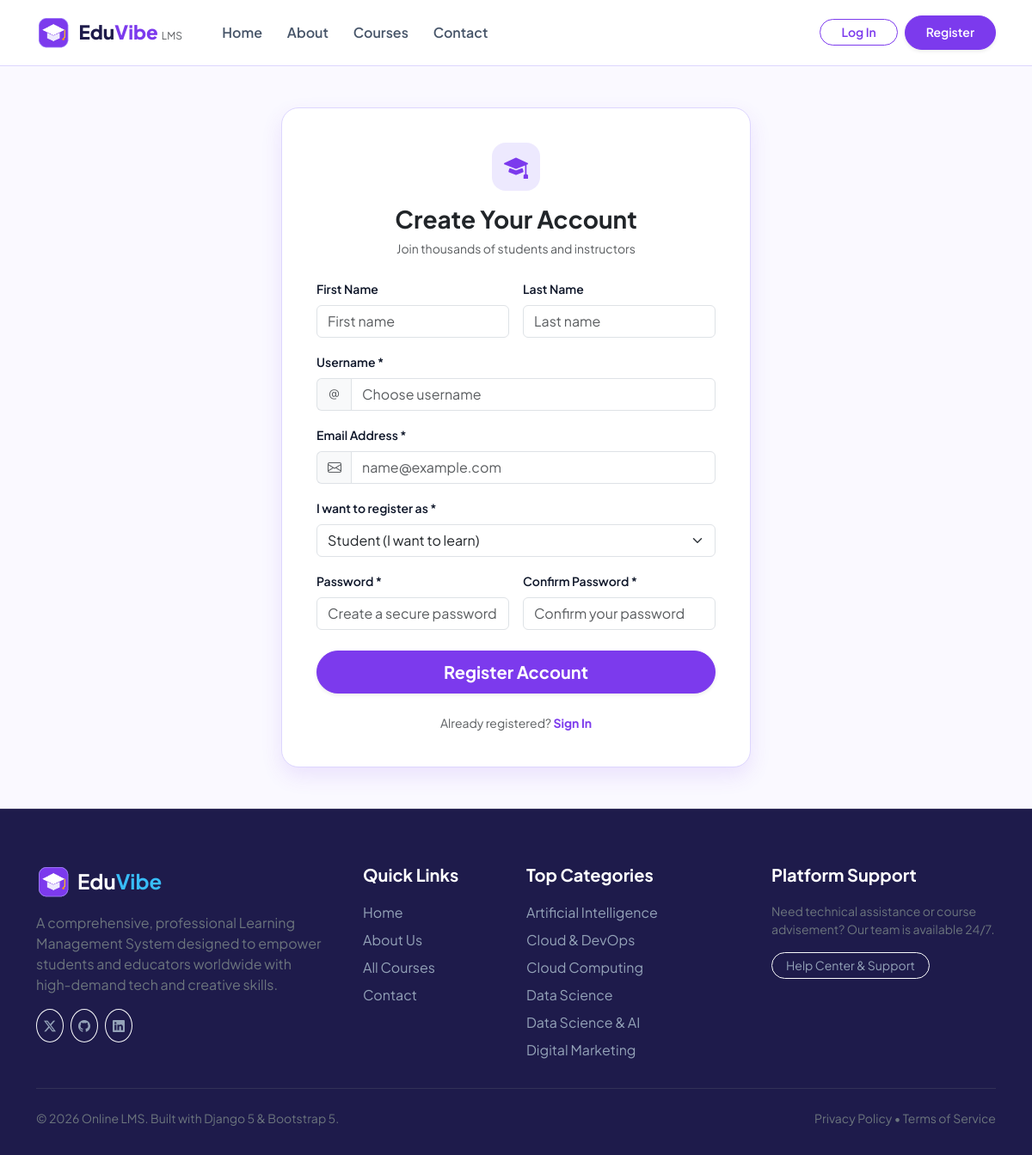
Screenshot of /register/ with the database file from the repository.
### online_app/models.py (models this page shows, shortened)
class Category(models.Model):
    name = models.CharField(max_length=100)
    slug = models.SlugField(unique=True, blank=True)
    icon = models.CharField(max_length=60, default='bi-code-slash', help_text="Bootstrap icon class name")
    description = models.TextField(blank=True)
    image = models.ImageField(upload_to='categories/', blank=True, null=True)
    image_static = models.CharField(max_length=255, blank=True, default='')
    class Meta:
        verbose_name_plural = 'Categories'
        ordering = ['name']

### online_app/views.py (the view)
# urls.py: path('register/', views.user_register, name='register'),
def user_register(request):
    if request.user.is_authenticated:
        return redirect('student_dashboard')
    if request.method == 'POST':
        form = UserRegistrationForm(request.POST)
        if form.is_valid():
            user = form.save(commit=False)
            user.set_password(form.cleaned_data['password'])
            user.save()
            role = form.cleaned_data.get('role', 'student')
            user.profile.role = role
            user.profile.save()
            login(request, user)
            messages.success(request, f"Welcome to Online LMS, {user.first_name or user.username}! Your account has been created.")
            if role == 'instructor':
                return redirect('instructor_dashboard')
            return redirect('student_dashboard')
        else:
            messages.error(request, "Please fix the errors below.")
    else:
        form = UserRegistrationForm()
    return render(request, 'online_app/register.html', {'form': form})

### online_app/views.py (called while the page is built)
def global_categories_processor(request):
    return {
        'nav_categories': Category.objects.all()[:6]
    }

### online_app/templates/online_app/register.html (shortened to what this page needs)
{% extends 'online_app/base.html' %}
{% load static %}
{% block extra_css %}
<link rel="stylesheet" href="{% static 'online_app/css/auth.css' %}">
{% endblock %}
{% block content %}
<div class="container py-5">
  <div class="row justify-content-center">
    <div class="col-md-8 col-lg-6">
      <div class="auth-card">
        <div class="text-center mb-4">
          <div class="auth-header-icon">
            <i class="bi bi-mortarboard-fill"></i>
          </div>
          <h3 class="fw-bold text-dark">Create Your Account</h3>
          <p class="text-muted small">Join thousands of students and instructors</p>
        </div>
        <form method="POST" novalidate>
          <div class="row g-3">
            <div class="col-md-6">
              <label class="form-label fw-semibold small">First Name</label>
              {{ form.first_name }}
            </div>
            <div class="col-md-6">
              <label class="form-label fw-semibold small">Last Name</label>
              {{ form.last_name }}
            </div>
            <div class="col-12">
              <label class="form-label fw-semibold small">Username *</label>
              <div class="input-group">
                <span class="input-group-text bg-light border-end-0 text-muted"><i class="bi bi-at"></i></span>
                {{ form.username }}
              </div>
            </div>
            <div class="col-12">
              <label class="form-label fw-semibold small">Email Address *</label>
              <div class="input-group">
                <span class="input-group-text bg-light border-end-0 text-muted"><i class="bi bi-envelope"></i></span>
                {{ form.email }}
              </div>
            </div>
            <div class="col-12">
              <label class="form-label fw-semibold small">I want to register as *</label>
              {{ form.role }}
            </div>
            <div class="col-md-6">
              <label class="form-label fw-semibold small">Password *</label>
              {{ form.password }}
            </div>
            <div class="col-md-6">
              <label class="form-label fw-semibold small">Confirm Password *</label>
              {{ form.password_confirm }}
            </div>
            <div class="col-12 mt-4">
              <button type="submit" class="btn btn-primary btn-lg w-100 rounded-pill fw-bold shadow-sm">
                Register Account
              </button>
            </div>
          </div>
        </form>
        <div class="text-center mt-4">
          <p class="text-muted small mb-0">
            Already registered? <a href="{% url 'login' %}" class="fw-bold text-decoration-none" style="color: var(--purple-primary);">Sign In</a>
          </p>
        </div>
      </div>
    </div>
  </div>
</div>
{% endblock %}

### online_app/templates/online_app/base.html (shortened to what this page needs)
{% load static %}
<!DOCTYPE html>
<html lang="en">
<head>
  <link href="https://cdn.jsdelivr.net/npm/bootstrap@5.3.3/dist/css/bootstrap.min.css" rel="stylesheet">
  <link rel="stylesheet" href="https://cdn.jsdelivr.net/npm/bootstrap-icons@1.11.3/font/bootstrap-icons.min.css">
  <link rel="stylesheet" href="{% static 'online_app/css/style.css' %}">
  {% block extra_css %}{% endblock %}
</head>
<body>
  <nav class="navbar navbar-expand-lg navbar-lms">
    <div class="container">
      <a class="navbar-brand" href="{% url 'home' %}">
        <img src="{% static 'online_app/images/logo/logo.png' %}" alt="LMS Logo" class="brand-logo-img">
        <span>Edu<span style="color: var(--purple-primary);">Vibe</span> <small class="fw-normal text-muted" style="font-size: 0.75rem;">LMS</small></span>
      </a>
      <div class="collapse navbar-collapse" id="navbarLmsNav">
        <ul class="navbar-nav me-auto mb-2 mb-lg-0 ms-lg-3">
          <li class="nav-item">
            <a class="nav-link {% if request.resolver_match.url_name == 'home' %}active{% endif %}" href="{% url 'home' %}">Home</a>
          </li>
          <li class="nav-item">
            <a class="nav-link {% if request.resolver_match.url_name == 'about' %}active{% endif %}" href="{% url 'about' %}">About</a>
          </li>
          <li class="nav-item">
            <a class="nav-link {% if request.resolver_match.url_name == 'courses' or request.resolver_match.url_name == 'course_detail' %}active{% endif %}" href="{% url 'courses' %}">Courses</a>
          </li>
          <li class="nav-item">
            <a class="nav-link {% if request.resolver_match.url_name == 'contact' %}active{% endif %}" href="{% url 'contact' %}">Contact</a>
          </li>
        </ul>
        <ul class="navbar-nav ms-auto align-items-lg-center gap-2">
          {% if user.is_authenticated %}
            {% if user.profile.is_instructor %}
              <li class="nav-item">
                <a class="btn btn-lavender btn-sm rounded-pill px-3" href="{% url 'instructor_dashboard' %}">
                  <i class="bi bi-person-video3 me-1"></i> Instructor Portal
                </a>
              </li>
            {% endif %}
            <li class="nav-item">
              <a class="nav-link" href="{% url 'student_dashboard' %}">
                <i class="bi bi-speedometer2 me-1"></i> Dashboard
              </a>
            </li>
            <li class="nav-item">
              <a class="nav-link" href="{% url 'my_courses' %}">
                <i class="bi bi-journal-check me-1"></i> My Courses
              </a>
            </li>
            <li class="nav-item dropdown">
              <a class="nav-link dropdown-toggle d-flex align-items-center gap-2" href="#" id="userMenuDropdown" role="button" data-bs-toggle="dropdown" aria-expanded="false">
                <img src="{{ user.profile.get_avatar_url }}" alt="{{ user.username }}" class="rounded-circle border" width="34" height="34" style="object-fit: cover;">
                <span class="d-none d-lg-inline fw-semibold text-dark">{{ user.first_name|default:user.username }}</span>
              </a>
              <ul class="dropdown-menu dropdown-menu-end shadow border-0 rounded-3 mt-2" aria-labelledby="userMenuDropdown">
                <li class="px-3 py-2 border-bottom">
                  <p class="mb-0 fw-bold">{{ user.get_full_name|default:user.username }}</p>
                  <small class="text-muted">{{ user.email|default:user.profile.get_role_display }}</small>
                </li>
                <li><a class="dropdown-item py-2" href="{% url 'profile' %}"><i class="bi bi-person-gear me-2 text-primary"></i>Profile Settings</a></li>
                <li><a class="dropdown-item py-2" href="{% url 'certificates' %}"><i class="bi bi-award me-2 text-warning"></i>My Certificates</a></li>
                {% if user.is_staff %}
                  <li><a class="dropdown-item py-2" href="/admin/" target="_blank"><i class="bi bi-shield-lock me-2 text-info"></i>Admin Panel</a></li>
                {% endif %}
                <li><hr class="dropdown-divider"></li>
                <li><a class="dropdown-item py-2 text-danger" href="{% url 'logout' %}"><i class="bi bi-box-arrow-right me-2"></i>Sign Out</a></li>
              </ul>
            </li>
          {% else %}
            <li class="nav-item">
              <a class="btn btn-outline-primary rounded-pill px-4 btn-sm" href="{% url 'login' %}">Log In</a>
            </li>
            <li class="nav-item">
              <a class="btn btn-primary rounded-pill px-4 btn-sm shadow-sm" href="{% url 'register' %}">Register</a>
            </li>
          {% endif %}
        </ul>
      </div>
    </div>
  </nav>
  <main>
    {% block content %}{% endblock %}
  </main>
  <footer class="footer-lms">
    <div class="container">
      <div class="row g-4">
        <div class="col-lg-4 col-md-6">
          <div class="d-flex align-items-center gap-2 mb-3">
            <img src="{% static 'online_app/images/logo/logo.png' %}" alt="Logo" class="brand-logo-img">
            <span class="h4 text-white fw-bold mb-0">Edu<span style="color: var(--blue-primary);">Vibe</span></span>
          </div>
          <p class="text-secondary pe-lg-4">
            A comprehensive, professional Learning Management System designed to empower students and educators worldwide with high-demand tech and creative skills.
          </p>
          <div class="d-flex gap-2 mt-3">
            <a href="#" class="btn btn-outline-light btn-sm rounded-circle p-2"><i class="bi bi-twitter-x"></i></a>
            <a href="#" class="btn btn-outline-light btn-sm rounded-circle p-2"><i class="bi bi-github"></i></a>
            <a href="#" class="btn btn-outline-light btn-sm rounded-circle p-2"><i class="bi bi-linkedin"></i></a>
          </div>
        </div>
        <div class="col-lg-2 col-md-6 col-6">
          <h5>Quick Links</h5>
          <ul class="list-unstyled mb-0">
            <li class="mb-2"><a href="{% url 'home' %}">Home</a></li>
            <li class="mb-2"><a href="{% url 'about' %}">About Us</a></li>
            <li class="mb-2"><a href="{% url 'courses' %}">All Courses</a></li>
            <li class="mb-2"><a href="{% url 'contact' %}">Contact</a></li>
          </ul>
        </div>
        <div class="col-lg-3 col-md-6 col-6">
          <h5>Top Categories</h5>
          <ul class="list-unstyled mb-0">
            {% for cat in nav_categories %}
              <li class="mb-2"><a href="{% url 'courses' %}?category={{ cat.slug }}">{{ cat.name }}</a></li>
            {% empty %}
              <li class="mb-2"><a href="{% url 'courses' %}">Web Development</a></li>
              <li class="mb-2"><a href="{% url 'courses' %}">Data Science & AI</a></li>
            {% endfor %}
          </ul>
        </div>
        <div class="col-lg-3 col-md-6">
          <h5>Platform Support</h5>
          <p class="text-secondary small">Need technical assistance or course advisement? Our team is available 24/7.</p>
          <a href="{% url 'contact' %}" class="btn btn-outline-light btn-sm rounded-pill px-3">Help Center &amp; Support</a>
        </div>
      </div>
      <div class="pt-4 mt-4 border-top border-secondary border-opacity-25 d-flex flex-column flex-md-row justify-content-between align-items-center gap-2 text-secondary small">
        <p class="mb-0">&copy; 2026 Online LMS. Built with Django 5 &amp; Bootstrap 5.</p>
        <div>
          <span>Privacy Policy</span> • <span>Terms of Service</span>
        </div>
      </div>
    </div>
  </footer>
</body>
</html>

### online_app/static/online_app/css/style.css (style rules this page uses)
:root { --lavender-light: #F5F3FF; --lavender: #EDE9FE; --lavender-dark: #DDD6FE; --purple-soft: #8B5CF6; --purple-primary: #7C3AED; --purple-dark: #6D28D9; --blue-light: #E0F2FE; --blue-primary: #38BDF8; --blue-dark: #0284C7; --navy-text: #0F172A; --navy-dark: #1E1B4B; --text-muted: #64748B; --light-bg: #FAF9FF; --white: #FFFFFF; --light-grey: #F1F5F9; --border-color: #E2E8F0; --radius-sm: 8px; --radius-md: 14px; --radius-lg: 20px; --shadow-sm: 0 2px 4px rgba(124, 58, 237, 0.04); --shadow-md: 0 4px 12px rgba(124, 58, 237, 0.08); --shadow-lg: 0 10px 25px rgba(124, 58, 237, 0.12); }
body { font-family: 'Plus Jakarta Sans', -apple-system, BlinkMacSystemFont, 'Segoe UI', Roboto, Helvetica, Arial, sans-serif; color: var(--navy-text); background-color: var(--light-bg); min-height: 100vh; display: flex; flex-direction: column; }
main { flex: 1 0 auto; }
.navbar-lms { background-color: rgba(255, 255, 255, 0.95); backdrop-filter: blur(10px); border-bottom: 1px solid var(--lavender-dark); padding: 0.8rem 0; position: sticky; top: 0; z-index: 1020; }
.navbar-brand { font-weight: 800; font-size: 1.4rem; color: var(--navy-dark); display: flex; align-items: center; gap: 0.6rem; }
.brand-logo-img { width: 40px; height: 40px; border-radius: var(--radius-sm); object-fit: contain; }
.nav-link { font-weight: 600; color: #475569; padding: 0.5rem 0.9rem !important; border-radius: var(--radius-sm); transition: all 0.2s ease; }
.btn-primary { background-color: var(--purple-primary); border-color: var(--purple-primary); color: #fff; font-weight: 600; border-radius: var(--radius-sm); padding: 0.55rem 1.3rem; transition: all 0.2s ease; }
.btn-outline-primary { color: var(--purple-primary); border-color: var(--purple-primary); font-weight: 600; border-radius: var(--radius-sm); }
.footer-lms { background-color: var(--navy-dark); color: #CBD5E1; padding: 4rem 0 2rem; margin-top: auto; border-top: 1px solid rgba(255, 255, 255, 0.1); }
.footer-lms h5 { color: #FFFFFF; font-weight: 700; margin-bottom: 1.25rem; }
.footer-lms a { color: #94A3B8; text-decoration: none; transition: color 0.2s; }

### online_app/static/online_app/css/auth.css (style rules this page uses)
.auth-card { background: var(--white); border: 1px solid var(--lavender-dark); border-radius: var(--radius-lg); box-shadow: var(--shadow-lg); padding: 2.5rem; }
.auth-header-icon { width: 56px; height: 56px; border-radius: 16px; background-color: var(--lavender); color: var(--purple-primary); display: inline-flex; align-items: center; justify-content: center; font-size: 1.75rem; margin-bottom: 1rem; }

### rows the page displays
Category: name "Artificial Intelligence"
Category: name "Cloud & DevOps"
Category: name "Cloud Computing"
Category: name "Data Science"
Category: name "Data Science & AI"
Category: name "Digital Marketing"
